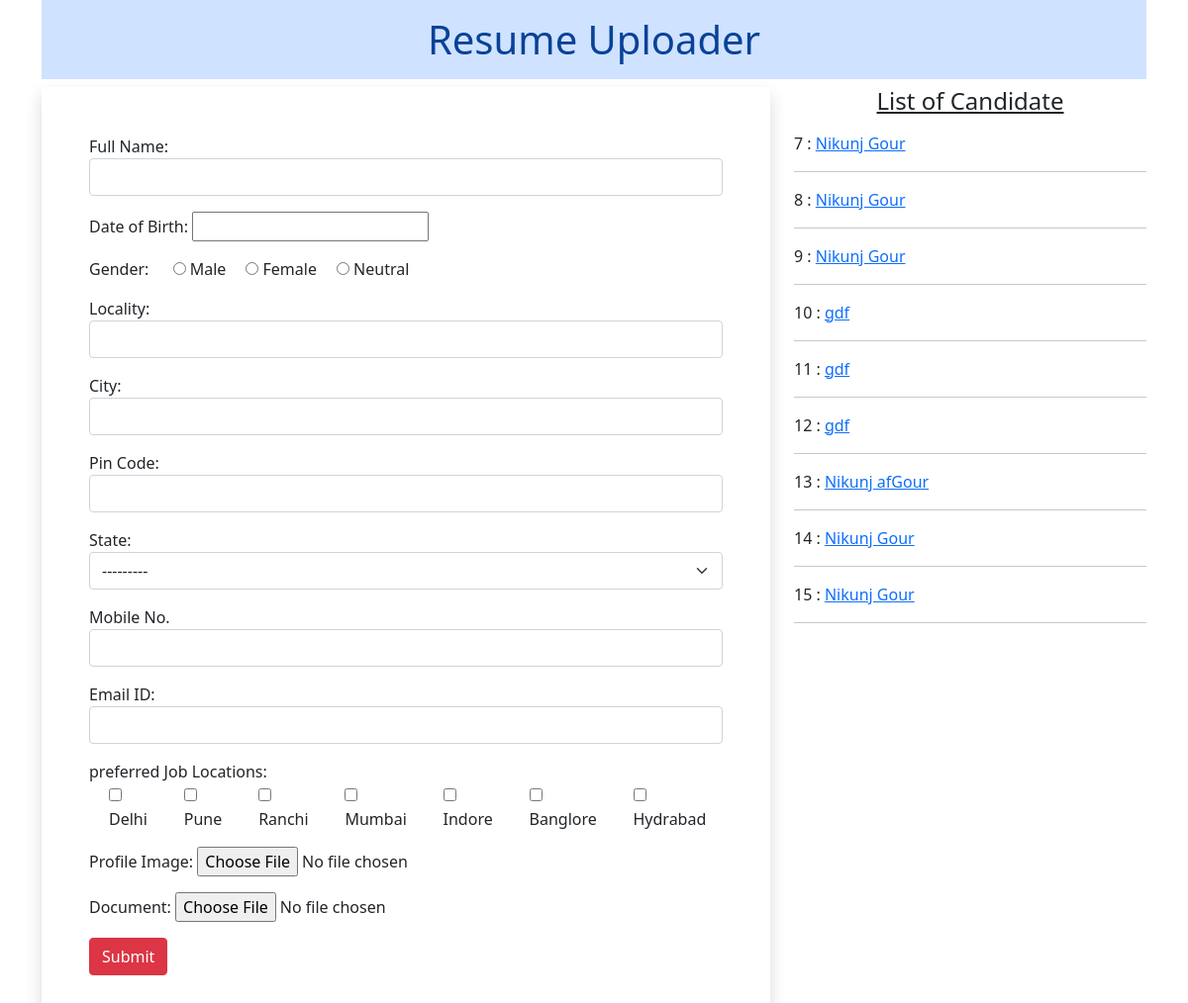
The page / on the database its author committed.
### myapp/models.py (models this page shows)
class Resume(models.Model):
    name = models.CharField(max_length=100)
    dob = models.DateField(auto_now=False, auto_now_add=False)
    gender = models.CharField(max_length=100)
    locality = models.CharField(max_length=100)
    city = models.CharField(max_length=100)
    pin = models.PositiveIntegerField()
    state = models.CharField(choices= STATE_CHOICE, max_length=50)
    mobile = models.PositiveBigIntegerField()
    email = models.EmailField()
    job_city = models.CharField(max_length=50)
    profile_image = models.ImageField(upload_to='proflieimg', blank=True)
    my_file = models.FileField(upload_to='doc', blank=True)

### myapp/views.py (the view, shortened to what this page needs)
# urls.py: path('',views.HomeView.as_view(), name='home'),
class HomeView(View):
    def get(self, request):
        form = ResumeForm()
        candidates = Resume.objects.all()
        template = loader.get_template('myapp/home.html')
        context = {'candidates':candidates, 'form':form}
        return HttpResponse(template.render(context, request))

### myapp/forms.py
class ResumeForm(forms.ModelForm):
    gender = forms.ChoiceField(choices=GENDER_CHOICES, widget=forms.RadioSelect)
    job_city = forms.MultipleChoiceField(label='preferred Job Locations', choices=JOB_CITY_CHOICE, widget=forms.CheckboxSelectMultiple)
    class Meta:
        model = Resume
        fields = '__all__'
        labels = {'name':'Full Name', 'dob': 'Date of Birth', 'pin':'Pin Code', 'mobile':'Mobile No.', 'email':'Email ID', 'profile_image':'Profile Image', 'my_file':'Document'}
        widgets = {
            'name':forms.TextInput(attrs={'class':'form-control'}),
            'dob':forms.DateInput(attrs={'class':'form-contol','id':
            'datapicker'}),
            'locality':forms.TextInput(attrs={'class':'form-control'}),
            'city':forms.TextInput(attrs={'class':'form-control'}),
            'pin':forms.NumberInput(attrs={'class':'form-control'}),
            'state':forms.Select(attrs={'class':'form-select'}),
            'mobile':forms.NumberInput(attrs={'class':'form-control'}),
            'email':forms.EmailInput(attrs={'class':'form-control'}),
        }

### myapp/templates/myapp/home.html (shortened to what this page needs)
<!DOCTYPE html>
{% load static %}
<html lang="en">
<head>
 <link href="https://cdn.jsdelivr.net/npm/bootstrap@5.0.0-beta2/dist/css/bootstrap.min.css" rel="stylesheet">
 <link rel="stylesheet" href="//code.jquery.com/ui/1.12.1/themes/base/jquery-ui.css">
 <link rel="stylesheet" href="{% static 'myapp/css/style.css' %}">
</head>
<body>
 <div class="container mb-5">
  <h1 class="alert-primary text-center p-3">Resume Uploader</h1>
  <div class="row">
   <div class="col-sm-8">
    <form action="" method="post" enctype="multipart/form-data" class="shadow p-5">
     {% for fm in form %}
       <div class="form-group mb-3">
       {{fm.label_tag}} {{fm}} <small class="text-danger">{{fm.errors|striptags}}</small>
       </div>
     {% endfor %}
     <input type="submit" value="Submit" class="btn btn-danger">
    </form>
   </div>
   <div class="col-sm-4">
    <h4 class="text-center mb-3"><u>List of Candidate</u></h4>
    {% for candidate in candidates %}
     {{candidate.id}} : <a href="{% url 'candidate' candidate.id %}">{{candidate.name}}</a>
     <hr>
    {% endfor %}
   </div>
  </div>
 </div>
</body>
</html>

### myapp/static/myapp/css/style.css (style rules this page uses)
#id_gender, #id_job_city { display: inline-flex; }
#id_gender > div { padding-left: 20px; }
#id_job_city > div { padding-left: 20px; }

### rows shown on the page
Resume: id "7", name "Nikunj Gour"
Resume: id "8", name "Nikunj Gour"
Resume: id "9", name "Nikunj Gour"
Resume: id "10", name "gdf"
Resume: id "11", name "gdf"
Resume: id "12", name "gdf"
Resume: id "13", name "Nikunj afGour"
Resume: id "14", name "Nikunj Gour"
Resume: id "15", name "Nikunj Gour"

### other values the page prints
{{ fm.label_tag }} "Full Name:" "Date of Birth:" "Gender:" "Locality:" "City:" "Pin Code:" "State:" "Mobile No." "Email ID:" "preferred Job Locations:" "Profile Image:" "Document:"
